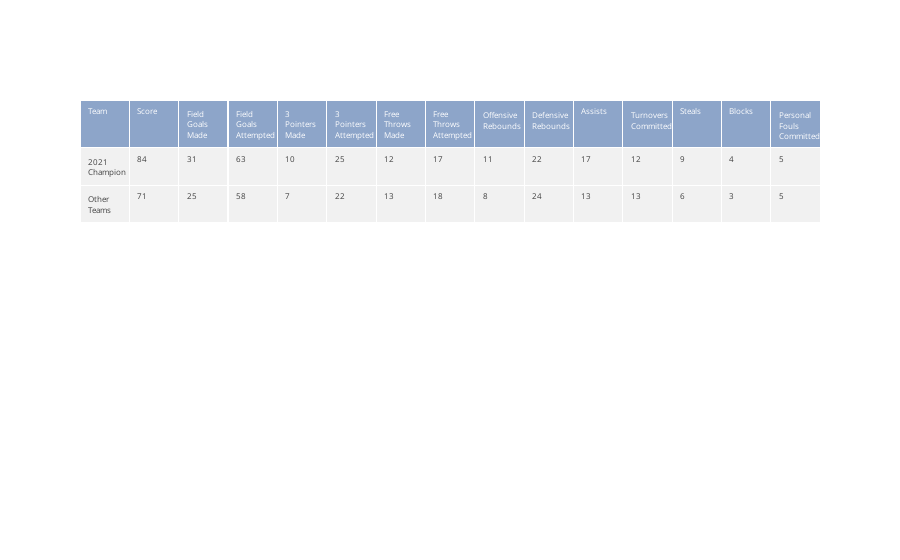

Source (notebook cell):
### Code cell
import plotly.graph_objects as go


fig = go.Figure(data=[go.Table(
    columnwidth = [80, 80, 80, 80, 80, 80, 80, 80, 80, 80, 80, 80, 80, 80, 80],
    header=dict(values=list(means_df.columns),
                fill_color='#8da5c9',
                align='left',
                font=dict(color='white', size=8)),
    cells=dict(values=[['2021 Champion', 'Other Teams'], [84, 71], [31, 25], [63, 58], [10, 7], [25, 22], [12, 13], [17, 18],
                      [11, 8], [22, 24], [17, 13], [12, 13], [9, 6], [4, 3], [5, 5]],
               fill_color='#f1f1f1',
               align='left',
               font=dict(color='#404040', size=8)))
])

fig.show()

### Figure 1 — Plotly figure (JSON) as saved in the notebook; plotly's stock layout.template omitted (floating-point values rounded to 4 significant figures)
{"data": [{"cells": {"align": "left", "fill": {"color": "#f1f1f1"}, "font": {"color": "#404040", "size": 8}, "values": [["2021 Champion", "Other Teams"], [84, 71], [31, 25], [63, 58], [10, 7], [25, 22], [12, 13], [17, 18], [11, 8], [22, 24], [17, 13], [12, 13], [9, 6], [4, 3], [5, 5]]}, "columnwidth": [80, 80, 80, 80, 80, 80, 80, 80, 80, 80, 80, 80, 80, 80, 80], "header": {"align": "left", "fill": {"color": "#8da5c9"}, "font": {"color": "white", "size": 8}, "values": ["Team", "Score", "Field Goals Made", "Field Goals Attempted", "3 Pointers Made", "3 Pointers Attempted", "Free Throws Made", "Free Throws Attempted", "Offensive Rebounds", "Defensive Rebounds", "Assists", "Turnovers Committed", "Steals", "Blocks", "Personal Fouls Committed"]}, "type": "table"}], "layout": {}}
